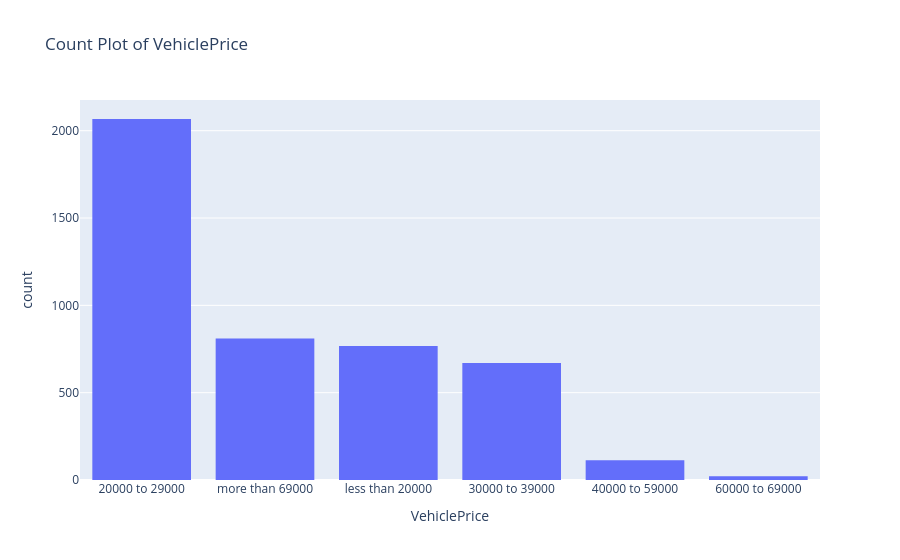

Notebook cell for this chart:
### Code cell
plot_count_plot(all_p, 'VehiclePrice')

### Figure 1 — Plotly figure (JSON) as saved in the notebook; plotly's stock layout.template omitted (floating-point values rounded to 4 significant figures; data arrays with more than 128 entries replaced by an {"elided": "..."} marker saying what was removed)
{"data": [{"bingroup": "x", "hovertemplate": "VehiclePrice=%{x}<br>count=%{y}<extra></extra>", "legendgroup": "", "marker": {"color": "#636efa", "pattern": {"shape": ""}}, "name": "", "orientation": "v", "showlegend": false, "type": "histogram", "x": {"elided": "4449 str values"}, "xaxis": "x", "yaxis": "y"}], "layout": {"barmode": "relative", "legend": {"tracegroupgap": 0}, "title": {"text": "Count Plot of VehiclePrice"}, "xaxis": {"anchor": "y", "categoryarray": ["20000 to 29000", "more than 69000", "less than 20000", "30000 to 39000", "40000 to 59000", "60000 to 69000"], "categoryorder": "array", "domain": [0, 1], "title": {"text": "VehiclePrice"}}, "yaxis": {"anchor": "x", "domain": [0, 1], "title": {"text": "count"}}}}
